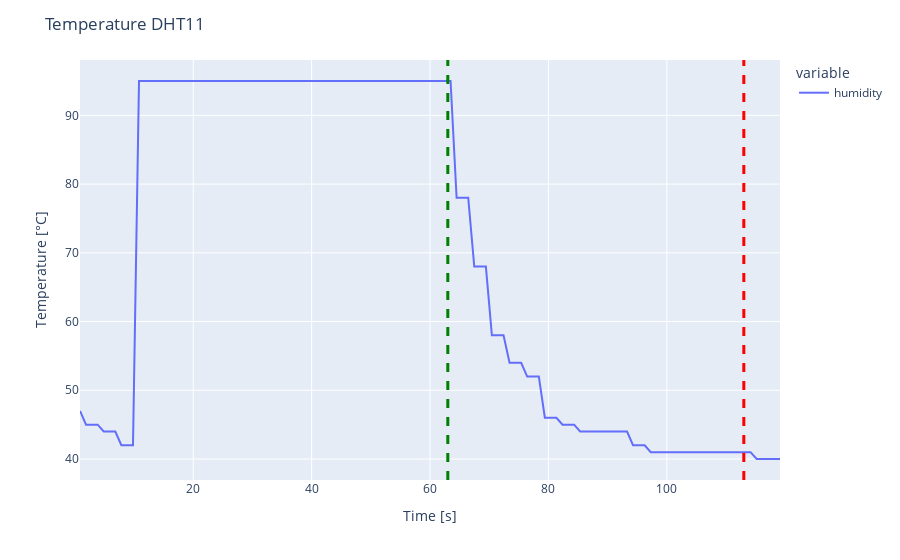

Here is the notebook cell this chart was saved with:
### Code cell
fig = px.line(df, x='time', y=['humidity'])
fig.update_layout(
    title="Temperature DHT11",
    xaxis_title="Time [s]",
    yaxis_title="Temperature [°C]",
)
# #index max
max_humidity = df['humidity'].idxmax() + 53
print('max temp index: ', max_humidity)
#index 5 sec after max
after_sec = 50
max_humidity_after = max_humidity + after_sec
print('max temp index + 5 sec: ', max_humidity_after)
#show index in plot
fig.add_vline(x=max_humidity, line_width=3, line_dash="dash", line_color="green")
fig.add_vline(x=max_humidity_after, line_width=3, line_dash="dash", line_color="red")
fig.show()

### Figure 1 — Plotly figure (JSON) as saved in the notebook; plotly's stock layout.template omitted (floating-point values rounded to 4 significant figures)
{"data": [{"hovertemplate": "variable=humidity<br>time=%{x}<br>value=%{y}<extra></extra>", "legendgroup": "humidity", "line": {"color": "#636efa", "dash": "solid"}, "marker": {"symbol": "circle"}, "mode": "lines", "name": "humidity", "orientation": "v", "showlegend": true, "type": "scatter", "x": [0.8709, 1.893, 2.86, 3.856, 4.872, 5.841, 6.837, 7.857, 8.826, 9.82, 10.84, 11.81, 12.8, 13.82, 14.79, 15.78, 16.8, 17.77, 18.76, 19.78, 20.75, 21.74, 22.76, 23.73, 24.72, 25.74, 26.71, 27.7, 28.72, 29.69, 30.68, 31.7, 32.67, 33.66, 34.68, 35.65, 36.64, 37.66, 38.63, 39.62, 40.64, 41.61, 42.6, 43.62, 44.59, 45.58, 46.6, 47.57, 48.57, 49.58, 50.55, 51.55, 52.56, 53.53, 54.53, 55.55, 56.51, 57.51, 58.53, 59.49, 60.49, 61.51, 62.48, 63.47, 64.49, 65.46, 66.45, 67.47, 68.44, 69.43, 70.45, 71.42, 72.41, 73.43, 74.4, 75.39, 76.41, 77.38, 78.37, 79.39, 80.36, 81.35, 82.37, 83.34, 84.33, 85.35, 86.32, 87.32, 88.34, 89.3, 90.3, 91.32, 92.28, 93.28, 94.29, 95.27, 96.26, 97.28, 98.25, 99.24, 100.3, 101.2, 102.2, 103.2, 104.2, 105.2, 106.2, 107.2, 108.2, 109.2, 110.2, 111.2, 112.2, 113.2, 114.1, 115.2, 116.1, 117.1, 118.1, 119.1], "xaxis": "x", "y": [47, 45, 45, 45, 44, 44, 44, 42, 42, 42, 95, 95, 95, 95, 95, 95, 95, 95, 95, 95, 95, 95, 95, 95, 95, 95, 95, 95, 95, 95, 95, 95, 95, 95, 95, 95, 95, 95, 95, 95, 95, 95, 95, 95, 95, 95, 95, 95, 95, 95, 95, 95, 95, 95, 95, 95, 95, 95, 95, 95, 95, 95, 95, 95, 78, 78, 78, 68, 68, 68, 58, 58, 58, 54, 54, 54, 52, 52, 52, 46, 46, 46, 45, 45, 45, 44, 44, 44, 44, 44, 44, 44, 44, 44, 42, 42, 42, 41, 41, 41, 41, 41, 41, 41, 41, 41, 41, 41, 41, 41, 41, 41, 41, 41, 41, 40, 40, 40, 40, 40], "yaxis": "y"}], "layout": {"legend": {"title": {"text": "variable"}, "tracegroupgap": 0}, "margin": {"t": 60}, "shapes": [{"line": {"color": "green", "dash": "dash", "width": 3}, "type": "line", "x0": 63, "x1": 63, "xref": "x", "y0": 0, "y1": 1, "yref": "y domain"}, {"line": {"color": "red", "dash": "dash", "width": 3}, "type": "line", "x0": 113, "x1": 113, "xref": "x", "y0": 0, "y1": 1, "yref": "y domain"}], "title": {"text": "Temperature DHT11"}, "xaxis": {"anchor": "y", "domain": [0, 1], "title": {"text": "Time [s]"}}, "yaxis": {"anchor": "x", "domain": [0, 1], "title": {"text": "Temperature [°C]"}}}}
